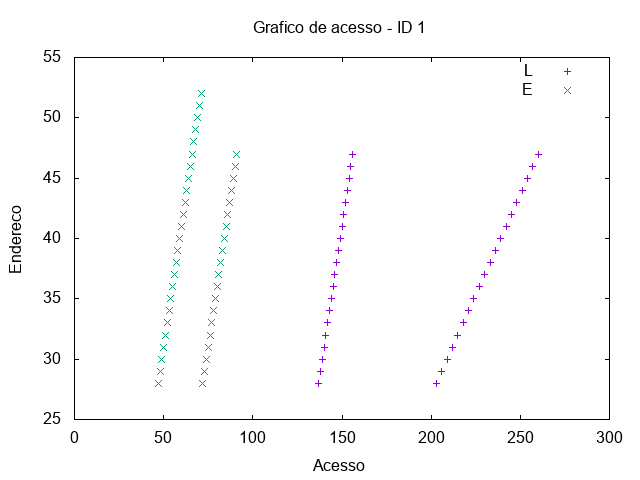

Source code (gnuplot):
set term png
set output "/tmp/out/soma-acesso-1.png"
set title "Grafico de acesso - ID 1"
set xlabel "Acesso"
set ylabel "Endereco"
plot "/tmp/out/soma-acesso-0-1.gpdat" u 2:4 w points t "L", "/tmp/out/soma-acesso-1-1.gpdat" u 2:4 w points t "E"
